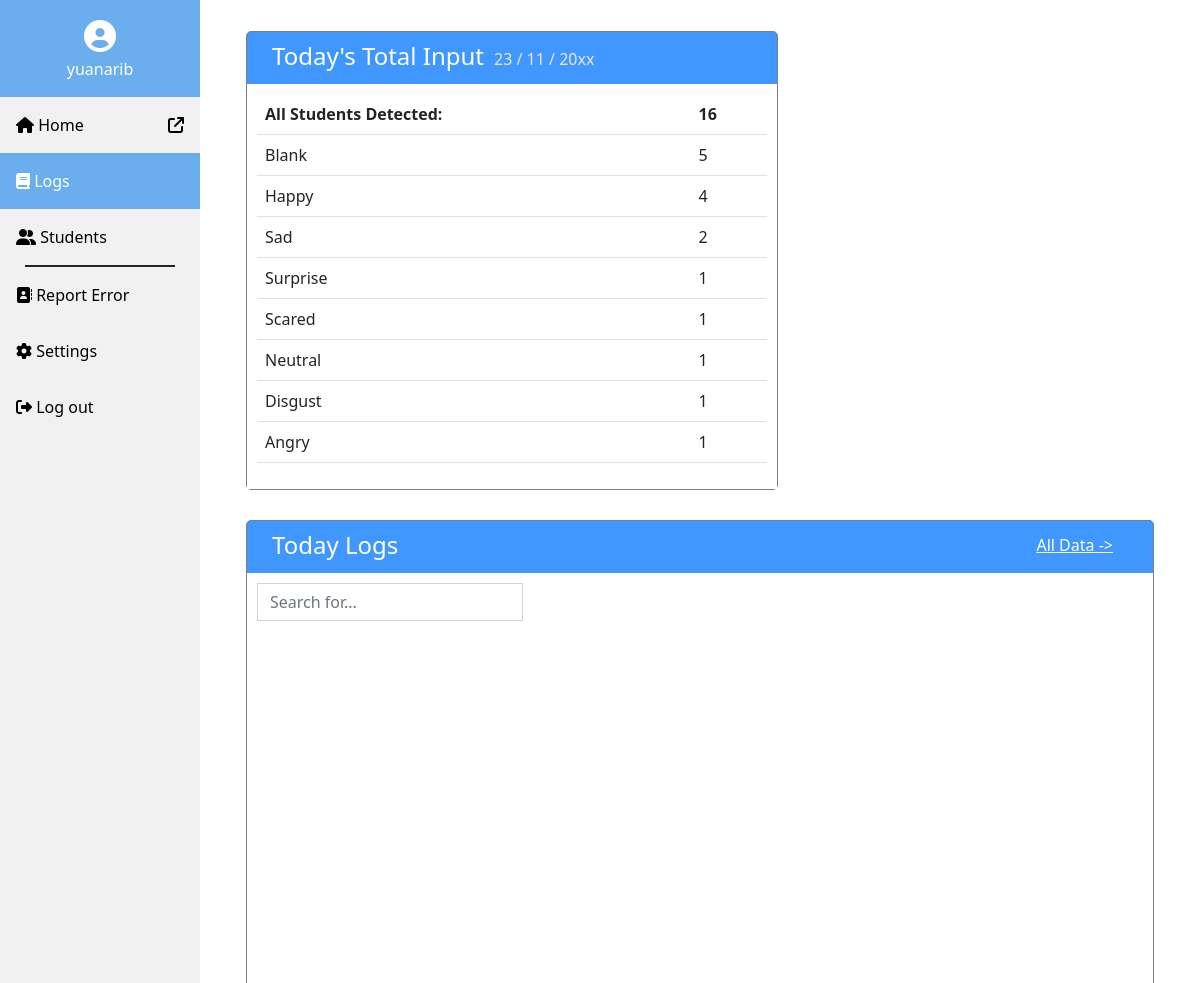
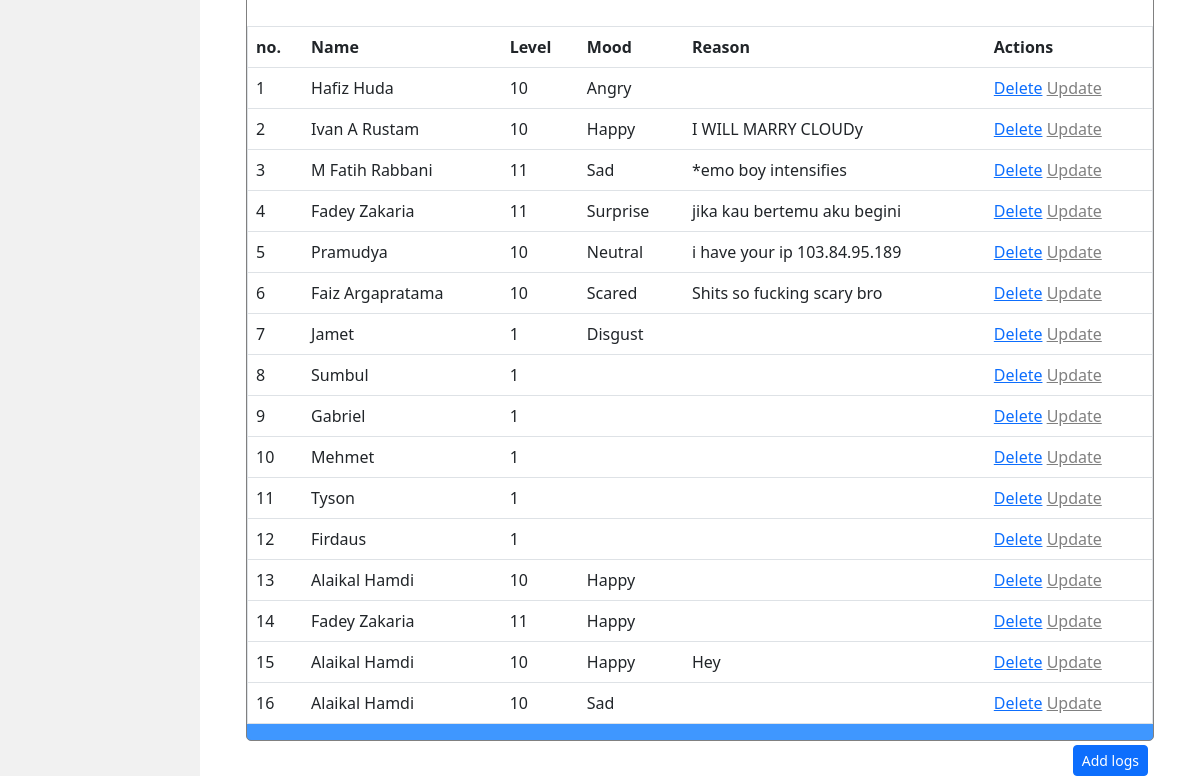
Screenshot of /members/ (signed in) with the database file from the repository (2 pictures, top to bottom).
### members/models.py (models this page shows)
class Members(models.Model):
  name = models.CharField(max_length=255, default="zero")
  level = models.IntegerField(default=0)
  mood = models.CharField(max_length=10, default="neutral")
  reason = models.CharField(max_length=255, default="lorem ipsum dolor sit amet")

### members/views.py (the view)
# urls.py: path('', views.index, name='index'),
@login_required
def index(request):
  mymembers = Members.objects.all().values()
  happy = Members.objects.raw('SELECT 1 id, COUNT(mood) AS moodcount, mood FROM members_members GROUP BY mood ORDER BY moodcount desc;')
  total = Members.objects.raw('SELECT 1 id, COUNT(*) AS total FROM members_members;')
  """
  sad = Members.objects.raw('SELECT 1 id, COUNT(mood) AS moodcount, mood FROM members_members WHERE mood = Sad GROUP BY mood;')
  neutral = Members.objects.raw('SELECT 1 id, COUNT(mood) AS moodcount, mood FROM members_members WHERE mood = Neutral GROUP BY mood;')
  surprised = Members.objects.raw('SELECT 1 id, COUNT(mood) AS moodcount, mood FROM members_members WHERE mood = Surprised GROUP BY mood;')
  scared = Members.objects.raw('SELECT 1 id, COUNT(mood) AS moodcount, mood FROM members_members WHERE mood = Scared GROUP BY mood;')
  disgust = Members.objects.raw('SELECT 1 id, COUNT(mood) AS moodcount, mood FROM members_members WHERE mood = Disgust GROUP BY mood;')
  anger = Members.objects.raw('SELECT 1 id, COUNT(mood) AS moodcount, mood FROM members_members WHERE mood = Angry GROUP BY mood;')"""
  template = loader.get_template('index.html')
  context = {
    'mymembers': mymembers,
    'happy': happy,
    'total': total,
  }
  """'sad': sad,
    'neutral': neutral,
    'surprised': surprised,
    'scared': scared,
    'disgust': disgust,
    'anger': anger"""
  return HttpResponse(template.render(context, request))

### members/templates/index.html (shortened to what this page needs)
{% load static %}
<!DOCTYPE html>
<html>
<link href="{% static 'css/bootstrap.min.css' %}" rel="stylesheet">
<body>
{%include 'includeIndex.html'%}
<div class="content">
<div>
<div style="border: solid;border-width:1px;border-color: gray;margin-left:30px;margin-top:30px;background-color:#3F97FF;width: 55%;border-radius:5px;display: inline-block;">
  <h4 style="padding-top: 10px;padding-left: 25px;padding-bottom: 5px; color: #FFF;display: inline-block;">Today's Total Input</h4><h6 style="display:inline-block;margin-left: 10px;color: rgb(231, 231, 231);"> 23 / 11 / 20xx</h6>
  <div style="background-color: #fff; padding: 10px;">
  <table class="table table-hover">
    {%for x in total%}
    <tr>
      <th style="font-weight: bold;">All Students Detected:</th>
      <th style="font-weight: bold;">{{x.total}}</th>
    </tr>
    {%endfor%}
    {%for x in happy%}
    <tr>
      {%if x.mood == "" %}
      <td>Blank</td>
      {%else%}
      <td>{{x.mood}}</td>
      {%endif%}
      <td>{{x.moodcount}}</td>
    </tr>
    {%endfor%}
  </table></div>
</div>
<div style="border: solid;border-width:1px;border-color: gray;margin-right:30px;margin-top:30px;background-color:#5a7494;width: 39%;border-radius:5px;float: right;">
  <h4 style="padding-top: 10px;padding-left: 25px;padding-bottom: 5px; color: #FFF;display: inline-block;">Yesterday's Total Input</h4><h6 style="display:inline-block;margin-left: 10px;color: rgb(231, 231, 231);"> 22 / 11 / 20xx</h6>
  <div style="background-color: #fff; padding: 10px;">
  <table class="table table-hover">
    {%for x in total%}
    <tr>
      <th style="font-weight: bold;">All Students Detected:</th>
      <th style="font-weight: bold;">{{x.total}}</th>
    </tr>
    {%endfor%}
    {%for x in happy%}
    <tr>
      {%if x.mood == "" %}
      <td>Blank</td>
      {%else%}
      <td>{{x.mood}}</td>
      {%endif%}
      <td>{{x.moodcount}} </td>
    </tr>
    {%endfor%}
  </table></div>
</div></div>
<div style="border-color:gray;border-width: 1px;border-radius: 5px;border-style: solid;padding: 0px;margin: 30px;background-color: #3F97FF;position: relative;"><h4 style="padding-top: 10px;padding-left: 25px;padding-bottom: 5px; color: #FFF;">Today Logs</h4><h6 style="position: absolute;right: 40px;top: 15px;color: white;"><a href="" style="color: white;">All Data -></a></h6>
<div style="background-color: #FFF">
  <div style="padding: 10px;">
    <input type="text" id="searchInput" onkeyup="searchFunc()" placeholder="Search for..." style="border-radius: 0px;width: 30%;" class="form-control">
  </div>
<table border="1" class="table table-hover" id="logsTable">
<tr>
    <th>no. </th>
    <th>Name</th>
    <th>Level</th>
    <th>Mood</th>
    <th>Reason</th>
    <th>Actions</th>
</tr>
{% for x in mymembers %}
<tr>
    <td>{{ forloop.counter }}</td>
    <td>{{ x.name }}</td>
    <td>{{ x.level }}</td>
    <td>{{ x.mood }}</td>
    <td>{{ x.reason }}</td>
    <td><a href="delete/{{x.id}}">Delete</a>   <a href="update/{{ x.id }}" style="color: gray;">Update</a></td>
</tr>
{% endfor %}
</table>
<p>
    <a href="add/" class="btn btn-primary btn-sm" style="margin: 5px;position: absolute;right: 0px;">Add logs</a>
    </p>
</div></div>
</div>
</body></html>

### members/templates/includeIndex.html (shortened to what this page needs)
{%load static%}
<link href="{% static 'css/bootstrap.min.css' %}" rel="stylesheet">
<div class="sidebar">
    <a style="text-align: center;background-color: #6AAEED;color: #fff;" class="profile"><i class="fa-solid fa-circle-user fa-2xl" style="margin: 20px;"></i><br>{{ user.username }}</a>
    <a href="/"><i class="fa-solid fa-house"></i> Home <span style="float:right;"><i class="fa-solid fa-arrow-up-right-from-square"></i></span></a>
    <a href="/members/" class="active"><i class="fa-solid fa-book"></i> Logs</a>
    <a href="/members/student/"><i class="fa-solid fa-user-group"></i> Students</a>
    <a style="border-bottom: solid;border-width: 2px;width: 75%;height: 1px;padding: 0;position: relative;text-align: center;margin: auto;"></a>
    <a href="contact/"><i class="fa-solid fa-address-book"></i> Report Error</a>
    <a href="settings/"><i class="fa-solid fa-gear"></i> Settings</a>
    <a href="{%url 'logout'%}"><i class="fa-solid fa-right-from-bracket"></i> Log out</a>
  </div>

### members/templates/index.html (style rules this page uses)
body { margin: 0; }
.sidebar { margin: 0; padding: 0; width: 200px; background-color: #f1f1f1; position: fixed; height: 100%; overflow: auto; }
.sidebar a { display: block; color: black; padding: 16px; text-decoration: none; }
.sidebar a.active { background-color: #6AAEED; color: white; }
div.content { margin-left: 200px; padding: 1px 16px; height: 1000px; }

### members/templates/includeIndex.html (style rules this page uses)
.sidebar { margin: 0; padding: 0; width: 200px; background-color: #f1f1f1; position: fixed; height: 100%; overflow: auto; }
.sidebar a { display: block; color: black; padding: 16px; text-decoration: none; }
.sidebar a.active { background-color: #6AAEED; color: white; }

### rows the page displays
Members: name "Hafiz Huda", level "10", mood "Angry"
Members: name "Ivan A Rustam", level "10", mood "Happy", reason "I WILL MARRY CLOUDy"
Members: name "M Fatih Rabbani", level "11", mood "Sad", reason "*emo boy intensifies"
Members: name "Fadey Zakaria", level "11", mood "Surprise", reason "jika kau bertemu aku begini"
Members: name "Pramudya", level "10", mood "Neutral", reason "i have your ip 103.84.95.189"
Members: name "Faiz Argapratama", level "10", mood "Scared", reason "Shits so fucking scary bro"
Members: name "Jamet", level "1", mood "Disgust"
Members: name "Sumbul", level "1"
Members: name "Gabriel", level "1"
Members: name "Mehmet", level "1"
Members: name "Tyson", level "1"
Members: name "Firdaus", level "1"
Members: name "Alaikal Hamdi", level "10", mood "Happy"
Members: name "Fadey Zakaria", level "11", mood "Happy"
Members: name "Alaikal Hamdi", level "10", mood "Happy", reason "Hey"
Members: name "Alaikal Hamdi", level "10", mood "Sad"

### other values shown
{{ user.username }} "yuanarib"
